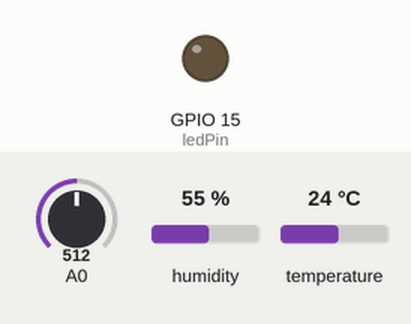
This sketch was run on a simulated ESP8266 (NodeMCU). Shown: output pins drawn as LEDs (lit = HIGH). The test bench sets the inputs (shaded band); at power-on: A0 = 512, humidity 55 %, temperature 24 °C. WiFi joins after 1.5 s; servers stay silent unless stated; the Firebase database answers and starts empty; what the sketch prints to the serial monitor is not drawn.

Above: at 0.1 s.
At 3.4 s:
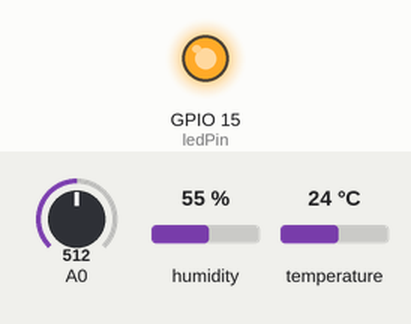
Timing chart, 0 to 4.9 s (numbered marks = the images above):
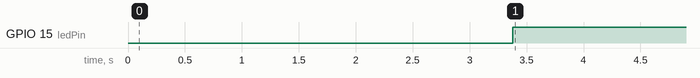

The sketch:

ped_bachao.ino
```cpp
#include <SimpleDHT.h>
#include <ESP8266WiFi.h>
#include <FirebaseArduino.h>

// Set these to run example.
#define FIREBASE_HOST "nodemcu-8dbd3.firebaseio.com"
#define FIREBASE_AUTH "mB8ZIu0b5USzXhJOQKuHFPUoOTo4d29K5idDRr34"
#define WIFI_SSID "ROBOTICS SOCIETY"
#define WIFI_PASSWORD "vssutrobotix"


int ledPin = 15;
int HumiditySensorPin = 5;
const int soil_moisture = 00;
SimpleDHT11 dht11(HumiditySensorPin);
void setup() {
  Serial.begin(9600);

  pinMode(HumiditySensorPin, INPUT);
  pinMode(soil_moisture, INPUT);
  pinMode(ledPin, OUTPUT);

  // connect to wifi.
  WiFi.begin(WIFI_SSID, WIFI_PASSWORD);
  Serial.print("connecting");
  while (WiFi.status() != WL_CONNECTED) {
    Serial.print(".");
    delay(500);
  }
  Serial.println();
  Serial.print("connected: ");
  Serial.println(WiFi.localIP());

  Firebase.begin(FIREBASE_HOST, FIREBASE_AUTH);

 // Set Firebase Reference
  Firebase.set("soil", 0);
  Firebase.set("humidity", 0);
  Firebase.set("temp", 0);
}

int button = 0;
float light = 0.0;

void loop() {
  digitalWrite(ledPin, Firebase.getInt("humidity"));

  byte temperature = 0;
  byte humidity = 0;
  int err = SimpleDHTErrSuccess;
  if ((err = dht11.read(&temperature, &humidity, NULL)) != SimpleDHTErrSuccess) {
    Serial.print("Read DHT11 failed, err="); Serial.println(err);delay(1000);
    return;
  }


  Serial.print((int)temperature); Serial.print(" *C, ");
  Serial.print((int)humidity); Serial.print(" H");

  //int moisture_percentage;
  int sensor_analog;
  sensor_analog = analogRead(soil_moisture);
  //moisture_percentage = ( 100 - ( (sensor_analog/1023.00) * 100 ) );

    Firebase.setFloat("soil",(int)sensor_analog);
    Firebase.setFloat("humidity", (int)humidity);
    Firebase.setFloat("temp",(int)temperature);
    String soil = Firebase.pushInt("soil_m",(int)sensor_analog);
    String temp = Firebase.pushInt("temp_",(int)temperature);
    String humi = Firebase.pushInt("humi",(int)humidity);
   // Serial.println(newLight);
    //Serial.println();
  //}

 Serial.print("Moisture Percentage = ");
  //Serial.print(moisture_percentage);
  Serial.print("%\n\n");
  delay(200);
}
```

Measured:
- by itself, GPIO 15 (ledPin): LOW → HIGH at 3.4 s
